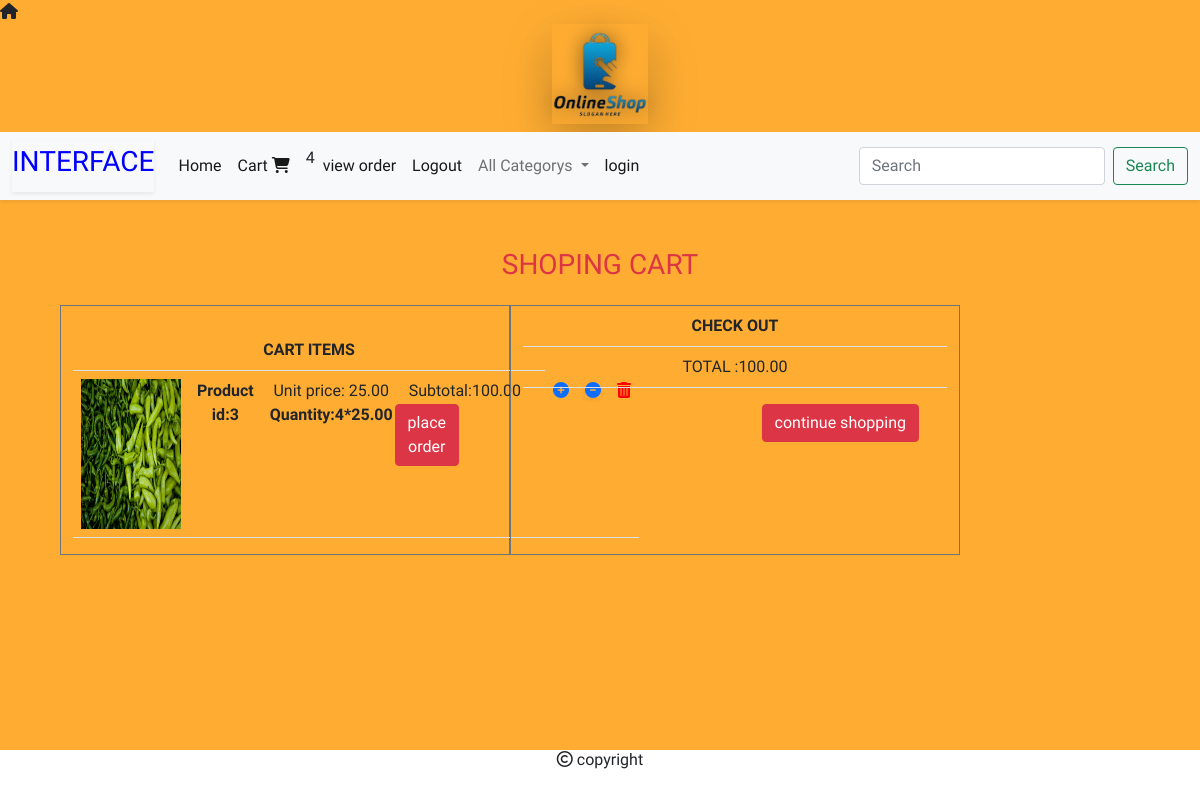
/cart/cartview/ (signed in), run on the app's committed database.
### cart/models.py (models this page shows, shortened)
class Cart(models.Model):
    product=models.ForeignKey(Product,on_delete=models.CASCADE)
    user=models.ForeignKey(User,on_delete=models.CASCADE)
    quantity=models.IntegerField()
    date_added=models.DateTimeField(auto_now_add=True)
    def subtotal(self):
        return self.quantity*self.product.price

### shop/models.py (models this page shows, shortened)
class Product(models.Model):
    name = models.CharField(max_length=200)
    desc = models.TextField()
    image = models.ImageField(upload_to='shop/products/', blank=True, null=True)
    price = models.DecimalField(max_digits=10, decimal_places=2)
    category = models.ForeignKey(Category, on_delete=models.CASCADE)
    stock = models.IntegerField()
    available = models.BooleanField(default=True)
    created = models.DateTimeField(auto_now_add=True)
    updated = models.DateTimeField(auto_now=True)

### cart/views.py (the view)
# urls.py: path('cartview/', views.cartview, name='cartview'),
@login_required
def cartview(request):
    u = request.user
    sum = 0
    try:
        cart = Cart.objects.filter(user=u, )
        for i in cart:
            sum = sum + ((i.quantity) * (i.product.price))
    except:
        pass
    return render(request, 'cart.html', {'c': cart, 'total': sum})

### cart/context_processors.py (called while the page is built)
def productcount(request):
    item_count=0
    user=request.user
    try:
        cart=Cart.objects.filter(user=user)
        for i in cart:
            item_count=t=item_count+i.quantity
    except:
        item_count=0
    return {'count':item_count}

### shop/context_processors.py (called while the page is built)
def menu_links(request):
    c=Category.objects.all()
    return {'links':c}

### templates/cart.html (shortened to what this page needs)
{% extends 'base.html'  %}
{% load static %}
{% block content %}
{% if not c %}
<title>SHOPPING CART</title>
    <h3 class="text-center" >Cart is empty</h3>
    <h5 class="text-center" >Continue Shopping</h5>
</div>
{% else %}
<div class="container-fluid m-l:5" >
<div class="row m-5 text-center ">
    <h3 class="text-center text-danger">SHOPING CART</h3>
{% for i in c %}
    <div class="col-sm-5 border mt-3 border-1 border-secondary">
        <table class="table table-border" >
            <tr><th colspan="5" >CART ITEMS</th></tr>
            <tr>
            <td><img height="150px" width="100px" src="{{i.product.image.url}}"></td><br>
            <td><b>Product id:{{i.product.id}}</b></td>
            <td>Unit price: {{i.product.price}}<br>
                <b>Quantity:{{i.quantity}}*{{i.product.price}}</b></td>
                <td>Subtotal:{{i.subtotal}}</td>
                <td>{% if i.quantity < i.product.stock %}</td>
                <td><a href="{% url 'cart:addtocart' i.product.name %}" ><i class="fa-solid fa-circle-plus"></i></a></td>
                <td><a  href="{% url 'cart:deleteone' i.product.name %}" ><i  class="fa-solid fa-circle-minus shadow-sm"></i></a></td>
                <td><a href="{% url 'cart:deletecart' i.product.name %}" style="color:red;" ><i class="fa-solid fa-trash-can"></i></a></td>
                {% else %}
                 <td><a  href="{% url 'cart:deleteone' i.product.name %}" ><i  class="fa-solid fa-circle-minus shadow-sm"></i></a></td>
                <td><a href="{% url 'cart:deletecart' i.product.name %}" style="color:red;" ><i class="fa-solid fa-trash-can"></i></a></td>
                {% endif %}
            </tr>
        </table>
    </div>
    <div class="col-sm-5 mt-3 border border-1 border-secondary" style="position:relative" >
       <table class="table table-border"  >
           <th colspan="4"  >CHECK OUT</th>
           <tr><td>TOTAL :{{total}}</td></tr>
       </table>
        <h3><a href="{% url 'cart:orderform' %}" style="position:absolute;right:500px;"class="btn btn-danger">place order</a></h3>
        <h3><a href="{% url 'shop:allChategories' %}" style="position:absolute;right:40px;" class="btn btn-danger">continue shopping</a></h3>
    </div>
     {% endfor %}
</div>
</div>
{% endif %}
{% endblock %}

### static/css/style.css (style rules this page uses)
body { background-color:#FFAD32; font-family: 'Dhurjati', sans-serif; }

### data on the page
Cart: product.image (picture), product.id "3", product.price "25.00", quantity "4", subtotal "100.00", total "100.00"

### other printed values
{{ count }} "4"
